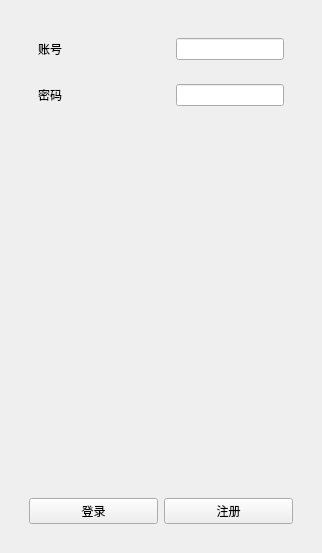
<?xml version="1.0" encoding="UTF-8"?>
<ui version="4.0">
 <class>Widget</class>
 <widget class="QWidget" name="Widget">
  <property name="geometry">
   <rect>
    <x>0</x>
    <y>0</y>
    <width>322</width>
    <height>553</height>
   </rect>
  </property>
  <property name="windowTitle">
   <string>Widget</string>
  </property>
  <layout class="QVBoxLayout" name="verticalLayout_3">
   <item>
    <widget class="QWidget" name="widget" native="true">
     <layout class="QVBoxLayout" name="verticalLayout_2">
      <item>
       <widget class="QWidget" name="widget_4" native="true">
        <layout class="QVBoxLayout" name="verticalLayout">
         <item>
          <widget class="QWidget" name="widget_2" native="true">
           <layout class="QHBoxLayout" name="horizontalLayout_3">
            <item>
             <widget class="QLabel" name="label">
              <property name="text">
               <string>账号</string>
              </property>
             </widget>
            </item>
            <item>
             <spacer name="horizontalSpacer_2">
              <property name="orientation">
               <enum>Qt::Horizontal</enum>
              </property>
              <property name="sizeHint" stdset="0">
               <size>
                <width>40</width>
                <height>20</height>
               </size>
              </property>
             </spacer>
            </item>
            <item>
             <widget class="QLineEdit" name="lineEdit"/>
            </item>
           </layout>
          </widget>
         </item>
         <item>
          <widget class="QWidget" name="widget_3" native="true">
           <layout class="QHBoxLayout" name="horizontalLayout_2">
            <item>
             <widget class="QLabel" name="label_2">
              <property name="text">
               <string>密码</string>
              </property>
             </widget>
            </item>
            <item>
             <spacer name="horizontalSpacer">
              <property name="orientation">
               <enum>Qt::Horizontal</enum>
              </property>
              <property name="sizeHint" stdset="0">
               <size>
                <width>40</width>
                <height>20</height>
               </size>
              </property>
             </spacer>
            </item>
            <item>
             <widget class="QLineEdit" name="lineEdit_2">
              <property name="echoMode">
               <enum>QLineEdit::Password</enum>
              </property>
             </widget>
            </item>
           </layout>
          </widget>
         </item>
        </layout>
       </widget>
      </item>
      <item>
       <spacer name="verticalSpacer">
        <property name="orientation">
         <enum>Qt::Vertical</enum>
        </property>
        <property name="sizeHint" stdset="0">
         <size>
          <width>20</width>
          <height>40</height>
         </size>
        </property>
       </spacer>
      </item>
      <item>
       <widget class="QWidget" name="widget_5" native="true">
        <layout class="QHBoxLayout" name="horizontalLayout">
         <item>
          <widget class="QPushButton" name="pushButton">
           <property name="text">
            <string>登录</string>
           </property>
          </widget>
         </item>
         <item>
          <widget class="QPushButton" name="pushButton_2">
           <property name="text">
            <string>注册</string>
           </property>
          </widget>
         </item>
        </layout>
       </widget>
      </item>
     </layout>
    </widget>
   </item>
  </layout>
 </widget>
 <resources/>
 <connections/>
</ui>
